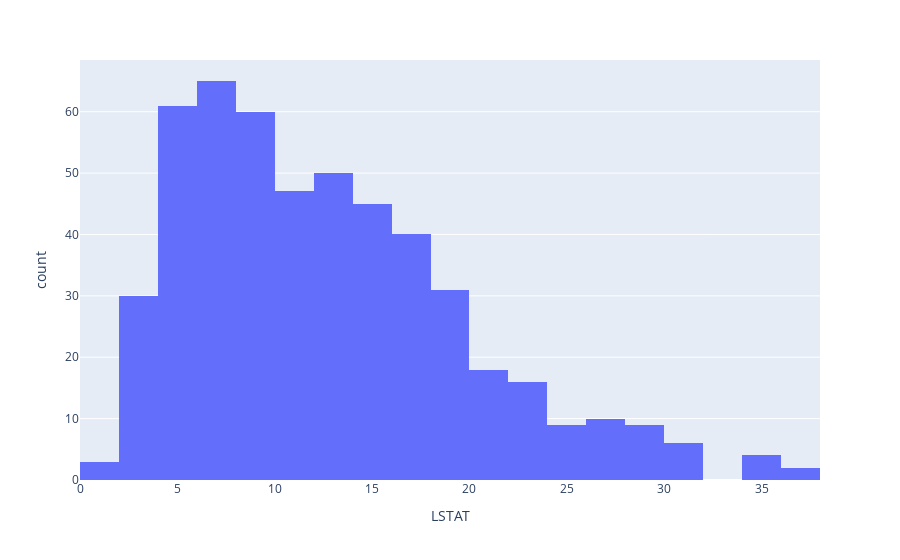

Source (notebook cell):
### Code cell
fig = px.histogram(df_boston, x="LSTAT")
fig.show()
## right skew

### Figure 1 — Plotly figure (JSON) as saved in the notebook; plotly's stock layout.template omitted (floating-point values rounded to 4 significant figures; data arrays with more than 128 entries replaced by an {"elided": "..."} marker saying what was removed)
{"data": [{"alignmentgroup": "True", "bingroup": "x", "hovertemplate": "LSTAT=%{x}<br>count=%{y}<extra></extra>", "legendgroup": "", "marker": {"color": "#636efa", "pattern": {"shape": ""}}, "name": "", "offsetgroup": "", "orientation": "v", "showlegend": false, "type": "histogram", "x": {"elided": "506 float values"}, "xaxis": "x", "yaxis": "y"}], "layout": {"barmode": "relative", "legend": {"tracegroupgap": 0}, "margin": {"t": 60}, "xaxis": {"anchor": "y", "domain": [0, 1], "title": {"text": "LSTAT"}}, "yaxis": {"anchor": "x", "domain": [0, 1], "title": {"text": "count"}}}}
